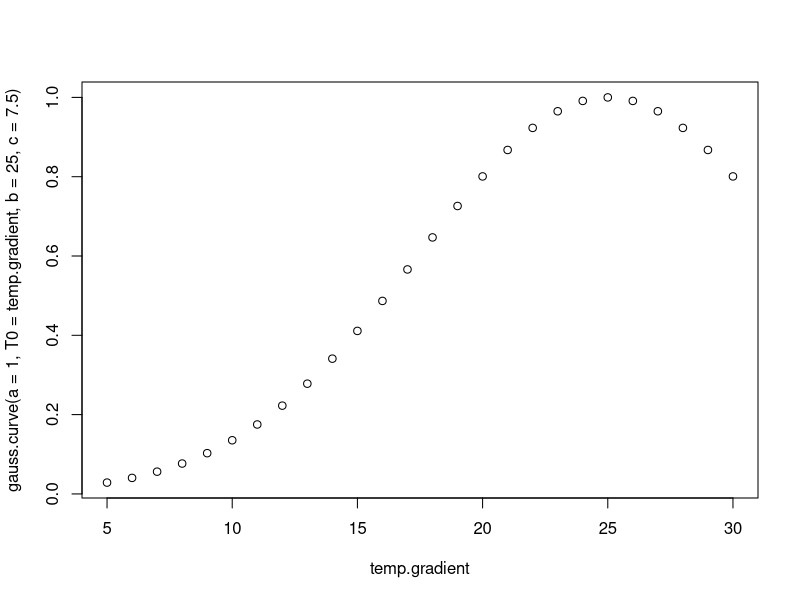

Write the R code that produced this figure. (Note: this script raises an error after producing the figure.)
## ---- chunk 1
trait.vec <- seq(0, 1, by = 0.05)
speed.vec <- 1 - trait.vec


# These formulas are simplified by setting some of the values as constants
# r is always assumed to be 1, while N, s, and v are manipulated values
pred.curve <- function(N, v, s){
  N*sqrt(v^2 + s^2)
}

# R is always assumed to be 1, while s and h are manipulated values
growth.curve <- function(k, s, h){
  (k * s)/(1 + s*h)
}

# For temperature-dependence, we'll use a Gaussian curve here
# b is the center of the peak, a is the height, and c is the width
gauss.curve <- function( a, T0, b, c ){ 
 a * exp( -0.5 * ( abs( T0 - b ) / c )^2 )
}

temp.gradient <- seq(5, 30, by = 1)
plot( x = temp.gradient, y = gauss.curve( a = 1, T0 = temp.gradient, b = 25, c = 7.5) )
## ---- chunk 2
# Example 1: Cool-adapted prey and warm-adapted predator
preytemp.curve <- gauss.curve( a = 1, T0 = temp.gradient, b = 20.5, c = 4)
predtemp.curve <- gauss.curve( a = 1, T0 = temp.gradient, b = 23.5, c = 4)

tpc.df <- cbind(temp.gradient, preytemp.curve, predtemp.curve)

# Temperature affects pred velocity, prey velocity, prey handling time
# Make a plot of the two curves side-by-side
tpc.plot <- ggplot( data = tpc.df, aes( x = temp.gradient ) ) +
  geom_smooth( aes( y = predtemp.curve ), se = FALSE, color = "black", linetype = "dashed" ) +
  geom_smooth( aes( y = preytemp.curve ), se = FALSE, color = "black" ) +
  theme_classic( base_size = 10, base_line_size = 1 ) + 
  ylab("Rate") +
  xlab("Temperature (°C)") +
  xlim( 15, 25 ) +
  geom_vline( xintercept = 20, color = "blue", size = 0.5 ) +
  geom_vline( xintercept = 22.5, color = "red", size = 0.5 ) +
  annotate( "text", x = 19.25, y = 0.3, label = "T1", color = "blue", size = 10/.pt  ) +
  annotate( "text", x = 21.75, y = 0.3, label = "T2", color = "red", size = 10/.pt  ) +
  theme( panel.border = element_rect( color = "black", fill = NA, linewidth = 0.75 ), aspect.ratio = 1 )
## ---- chunk 3
# Simulate twice. Use T1 = 20.25, T2 = 22.5.
# Sim1
prey.modifier <- gauss.curve( a = 1, T0 = 20, b = 20.5, c = 4)
pred.modifier <- gauss.curve( a = 1, T0 = 20, b = 23.5, c = 4)

example.df$pred <- pred.curve(N = 1.96116 * 0.45, v = pred.modifier * 0.2, s = prey.modifier * example.df$speed.vec)
example.df$growth <- growth.curve(k = 9, s = prey.modifier * example.df$speed.vec, h = prey.modifier * 8)

# Rescale axis
example.df$growth <- example.df$growth / max( example.df$growth )
example.df$pred <- ( example.df$growth / max( example.df$growth ) ) * example.df$pred


# Find max value for fitness
example.df$fitness <- example.df$growth - example.df$pred

ex1.plot <- ggplot( example.df, aes( x = speed.vec ) ) +
  geom_smooth( aes( y = pred ), se = FALSE, color = "red", linetype = "dashed" ) +
  geom_smooth( aes( y = growth ), se = FALSE ) +
  geom_vline( xintercept = 0.3, color = "green", linetype = "dashed", size = 0.75) +
  theme_classic( base_size = 10, base_line_size = 1 ) + 
  ylab("Fitness, growth, and mortality") +
  xlab("Trait") +
  annotate( "text", x = 0.9, y = 0.1, label = "T1", color = "blue", size = 10/.pt  ) +
  annotate( "text", x = 0.2, y = 0.9, label = "NCE = 0.21", size = 8/.pt ) +
  annotate( "text", x = 0.2, y = 0.5, label = "0.56", size = 8/.pt  ) +
  annotate( "text", x = 0.2, y = 0.05, label = "CE = 0.23", size = 8/.pt  ) +
  scale_x_reverse(expand = c(0, 0), limits = c(1, 0) ) + 
  scale_y_continuous(expand = c(0, 0), limits = c(0, 1)) +
  theme( panel.border = element_rect( color = "black", fill = NA, linewidth = 0.75 ), aspect.ratio = 1 )

## ---- chunk 4
# Sim2
prey.modifier <- gauss.curve( a = 1, T0 = 22.5, b = 20.5, c = 4)
pred.modifier <- gauss.curve( a = 1, T0 = 22.5, b = 23.5, c = 4)

example.df$pred <- pred.curve(N = 1.96116 * 0.45, v = pred.modifier * 0.2, s = prey.modifier * example.df$speed.vec)
example.df$growth <- growth.curve(k = 9, s = prey.modifier * example.df$speed.vec, h = prey.modifier * 8)

# Rescale axis
example.df$growth <- example.df$growth / max( example.df$growth )
example.df$pred <- ( example.df$growth / max( example.df$growth ) ) * example.df$pred

# Find max value for fitness
example.df$fitness <- example.df$growth - example.df$pred

ex2.plot <- ggplot( example.df, aes( x = speed.vec ) ) +
  geom_smooth( aes( y = pred ), se = FALSE, color = "red", linetype = "dashed" ) +
  geom_smooth( aes( y = growth ), se = FALSE ) +
  geom_vline( xintercept = 0.35, color = "green", linetype = "dashed", size = 0.75) +
  theme_classic( base_size = 10, base_line_size = 1 ) + 
  ylab("Fitness, growth, and mortality") +
  xlab("Trait") +
  annotate( "text", x = 0.9, y = 0.1, label = "T2", color = "red", size = 10/.pt) +
  annotate( "text", x = 0.2, y = 0.9, label = "NCE = 0.20", size = 8/.pt) +
  annotate( "text", x = 0.2, y = 0.5, label = "0.54", size = 8/.pt) +
  annotate( "text", x = 0.2, y = 0.05, label = "CE = 0.26", size = 8/.pt) +
  scale_x_reverse(expand = c(0, 0), limits = c(1, 0) ) + 
  scale_y_continuous(expand = c(0, 0), limits = c(0, 1)) +
  theme( panel.border = element_rect( color = "black", fill = NA, linewidth = 0.75 ), aspect.ratio = 1 )

library(cowplot)
tpc.fig <- plot_grid( tpc.plot, ex1.plot, ex2.plot, ncol = 1 )

ggsave("tpcfig.png", plot = tpc.fig, dpi = 300)
